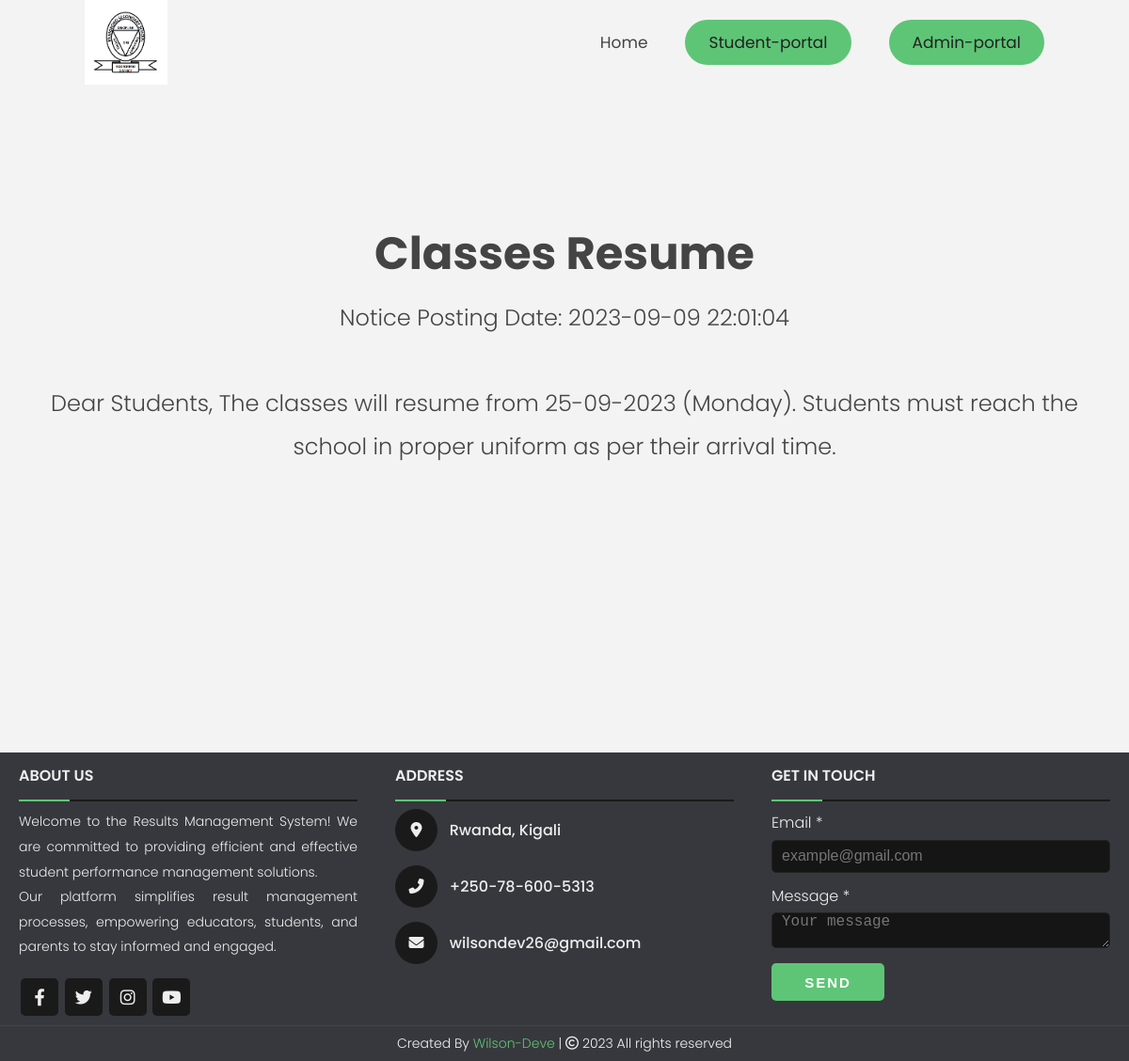
The app's page /notice_details.php?id=3 with its own data.
### tables this page shows
CREATE TABLE `tblnotice` (
  `Id` int(11) NOT NULL,
  `noticeTitle` varchar(50) NOT NULL,
  `noticeDetails` mediumtext NOT NULL,
  `postingDetails` timestamp NOT NULL DEFAULT current_timestamp()
);

### notice_details.php (the view, shortened to what this page needs)
<?php
  include('includes/config.php');
?>
<!DOCTYPE html>
<html lang="en">
<head>
    <link rel="stylesheet" href="https://cdnjs.cloudflare.com/ajax/libs/font-awesome/6.4.2/css/all.min.css" />
    <link rel="stylesheet" href="css-font/all.min.css">
    <link rel="stylesheet" href="css/style.css" />
  </head>
  <body>
    <header class="header">
        <nav class="nav">
          <img src="img/LOGO.PNG" alt="MSS logo" class="nav__logo"/>
            <ul class="nav__links">
                <li class="nav__item">
                    <a class="nav__link" href="index.php">Home</a>
                </li>
                <li class="nav__item">
                    <a class="nav__link nav__link--btn btn--show-student-portal-modal" href="#">Student-portal</a>
                </li>
                <li class="nav__item">
                    <a class="nav__link nav__link--btn btn--show-modal" href="#">Admin-portal</a>
                </li>
            </ul>
        </nav>
        <div class="header__title">
        <?php
if (isset($_GET['id'])) {
    $noticeId = $_GET['id'];
    $query = "SELECT * FROM tblnotice WHERE Id = $noticeId";
    $result = mysqli_query($con, $query);
    if ($result && mysqli_num_rows($result) > 0) {
        $notice = mysqli_fetch_assoc($result);
        echo "<h1>" . htmlentities($notice['noticeTitle']) . "</h1>";
        echo "Notice Posting Date: " . htmlentities($notice['postingDetails']) . "<br><br>";
        echo "<p>" . htmlentities($notice['noticeDetails']) . "</p>";
    } else {
        echo "Notice not found.";
    }
} else {
    echo "Notice Id not provided.";
}
?>
        </div>
    </header>
    <footer>
      <div class="main-content">
        <div class="left box">
          <h2>About us</h2>
          <div class="content">
            <p>Welcome to the Results Management System! We are committed to providing efficient and effective student performance management solutions.</p>
            <p>Our platform simplifies result management processes, empowering educators, students, and parents to stay informed and engaged.</p>
            <div class="social">
              <a href="#"><span class="fab fa-facebook-f"></span></a>
              <a href="#"><span class="fab fa-twitter"></span></a>
              <a href="#"><span class="fab fa-instagram"></span></a>
              <a href="#"><span class="fab fa-youtube"></span></a>
            </div>
          </div>
        </div>
        <div class="center box">
          <h2>Address</h2>
          <div class="content">
            <div class="place">
              <span class="fas fa-map-marker-alt"></span>
              <span class="text">Rwanda, Kigali</span>
            </div>
            <div class="phone">
              <span class="fas fa-phone-alt"></span>
              <span class="text">+250-78-600-5313</span>
            </div>
            <div class="email">
              <span class="fas fa-envelope"></span>
              <span class="text">wilsondev26@gmail.com</span>
            </div>
          </div>
        </div>
        <div class="right box">
          <h2>Get in Touch</h2>
          <div class="content">
            <form action="#">
              <div class="email">
                <div class="text">Email *</div>
                <input type="email"  class="text-box" placeholder="example@gmail.com" required/>
              </div>
              <div class="msg">
                <div class="text">Message *</div>
                <textarea id="message"  cols="25" rows="2" placeholder="Your message"required></textarea>
              </div>
              <div class="cbtn">
                <button id="submit">Send</button>
              </div>
            </form>
          </div>
        </div>
      </div>
      <div class="bottom">
        <center>
          <span class="credit">
            Created By <a href="">Wilson-Deve</a> |
          </span>
          <span class="far fa-copyright"></span>
          <span>2023 All rights reserved</span>
        </center>
      </div>
    </footer>
  </body>
</html>

### css/style.css (style rules this page uses)
* { margin: 0; padding: 0; box-sizing: inherit; }
html { font-size: 62.5%; box-sizing: border-box; }
body { font-family:'Poppins', sans-serif; font-weight: 300; color: #444; line-height: 1.9; background-color: #f3f3f3; }
.nav { display: flex; justify-content: space-between; align-items: center; height: 9rem; width: 100%; padding: 0 6rem; z-index: 100; }
.nav__logo { height: 9rem; }
.nav__links { display: flex; align-items: center; list-style: none; margin: 0; padding: 0; }
.nav__item { margin-left: 4rem; }
.nav__link:link, .nav__link:visited { font-size: 1.7rem; font-weight: 400; color: inherit; text-decoration: none; display: block; transition: all 0.3s; }
.nav__link--btn:link, .nav__link--btn:visited { padding: 0.8rem 2.5rem; border-radius: 3rem; background-color: #5ec576; color: #222; }
header { padding: 0 3rem; height: 100vh; display: flex; flex-direction: column; align-items: center; overflow: hidden; }
footer { bottom: 0px; width: 100%; color: #eee; background: #37383d; }
.main-content { display: flex; }
.main-content .box { flex-basis: 50%; padding: 10px 20px; }
.box h2 { font-size: 1.6rem; font-weight: 600; text-transform: uppercase; }
.box .content { margin: 20px 0 0 0; position: relative; }
.box .content:before { position: absolute; content: ''; top: -10px; height: 2px; width: 100%; background: #1a1a1a; }
.box .content:after { position: absolute; content: ''; height: 2px; width: 15%; background: #5ec576; top: -10px; }
.left .content p { font-size: 1.4rem; text-align: justify; }
.left .content .social { margin: 20px 0 0 0; }
.left .content .social a { padding: 0 2px; }
.left .content .social a span { height: 40px; width: 40px; color: #eee; background: #1a1a1a; line-height: 40px; text-align: center; font-size: 18px; border-radius: 5px; transition: 0.3s; }
.center .content .fas { font-size: 1.6rem; background: #1a1a1a; height: 45px; width: 45px; line-height: 45px; text-align: center; border-radius: 50%; transition: 0.3s; cursor: pointer; }
.center .content .text { font-size: 1.6rem; font-weight: 500; padding-left: 10px; }
.center .content .phone { margin: 15px 0; }
.right form .text { font-size: 1.6rem; margin-bottom: 2px; color: #eee; }
.right form .msg { margin-top: 10px; }
.right form input, .right form textarea { width: 100%; font-size: 1.6rem; background: #151515; color: #f3f3f3; padding-left: 10px; border-radius: 5px; border: 1px solid #222222; }
.right form input { height: 35px; }
.right form .cbtn { margin-top: 10px; }
.right form .cbtn button { float: center; background: #5ec576; color: #fff; border: none; width: 120px; height: 40px; font-size: 15px; font-weight: 600; text-transform: uppercase; letter-spacing: 2px; border-radius: 5px; cursor: pointer; transition: 0.3s; transition-property: background; }
.bottom center { padding: 5px; font-size: 1.4rem; background: #37383d; border-top: 1px solid #444; }
.bottom center span { color: #f3f3f3; }
.bottom center a { color: #5ec576; text-decoration: none; }

### notice_details.php (style rules this page uses)
.header__title { margin-top: 10%; text-align: center; font-size: 24px; padding: 20px; }

### records on screen
tblnotice: noticeTitle "Classes Resume", postingDetails "2023-09-09 22:01:04", noticeDetails "Dear Students, The classes will resume from 25-09-2023 (Monday). Students must reach the school in proper uniform as per their arrival time."
